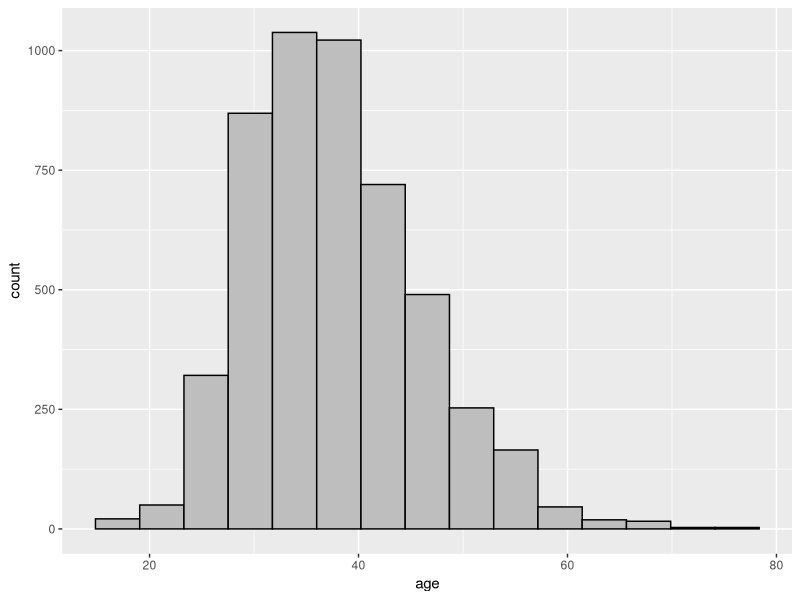
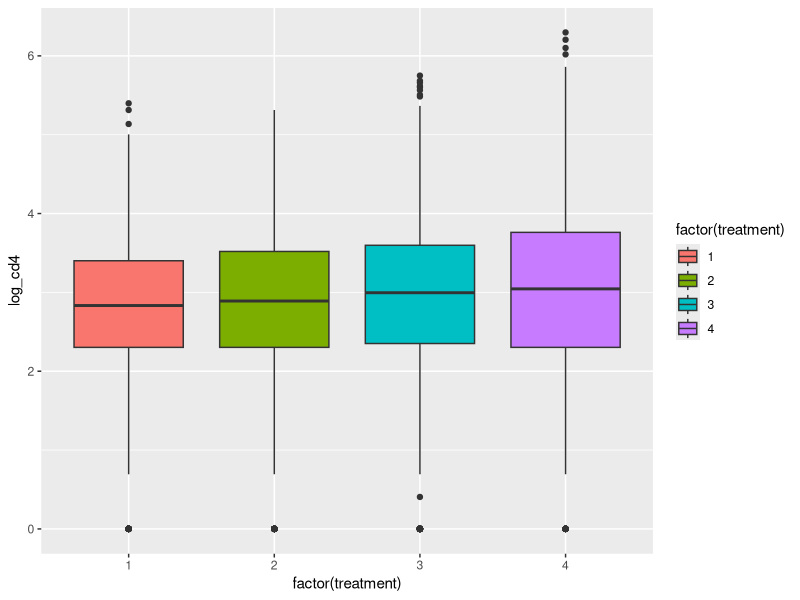
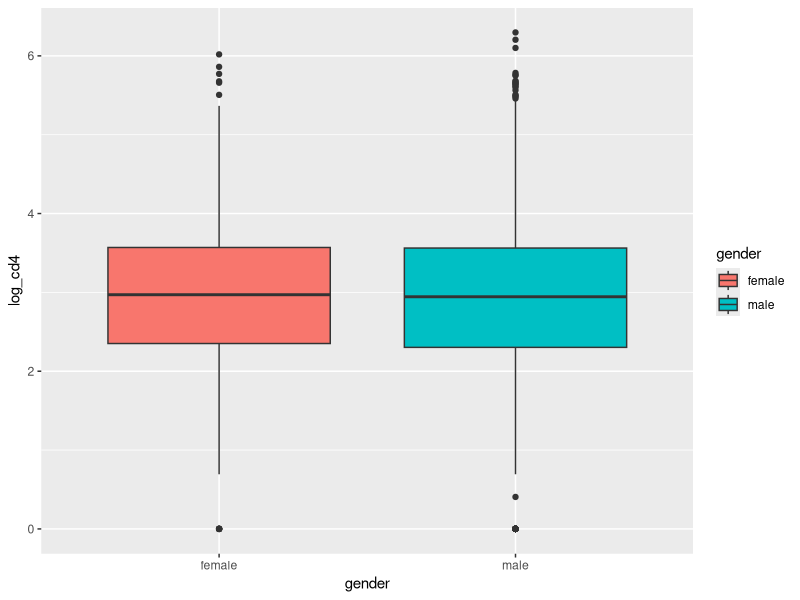
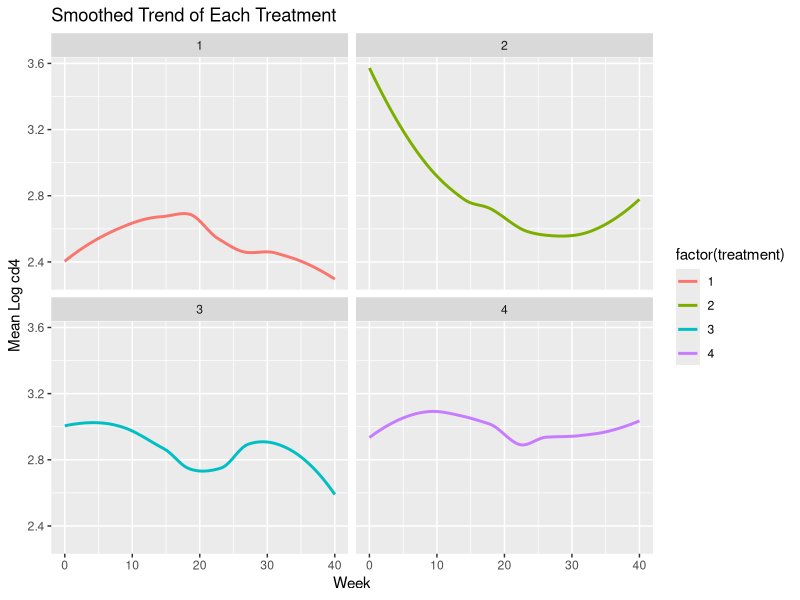
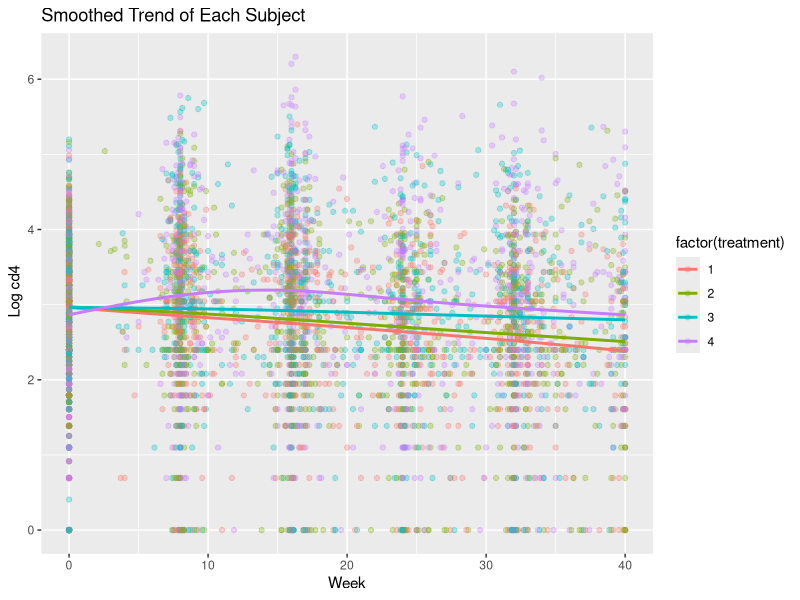
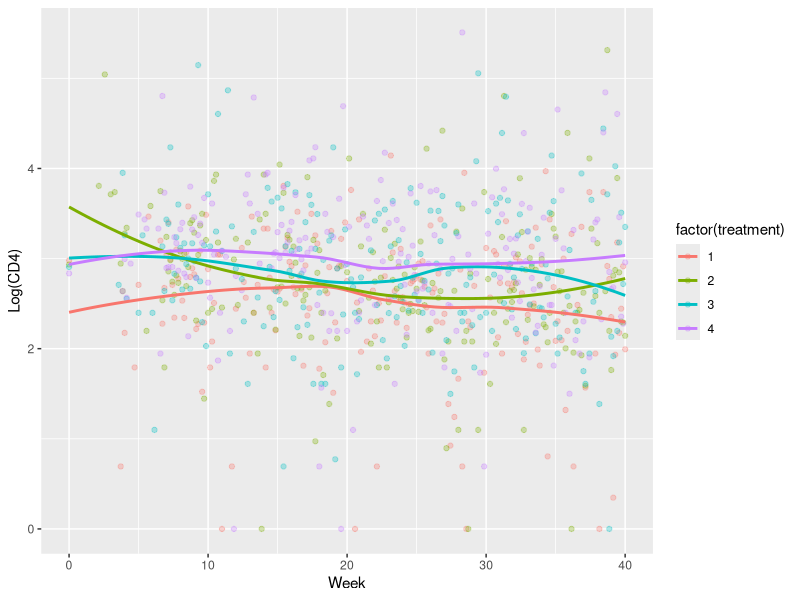
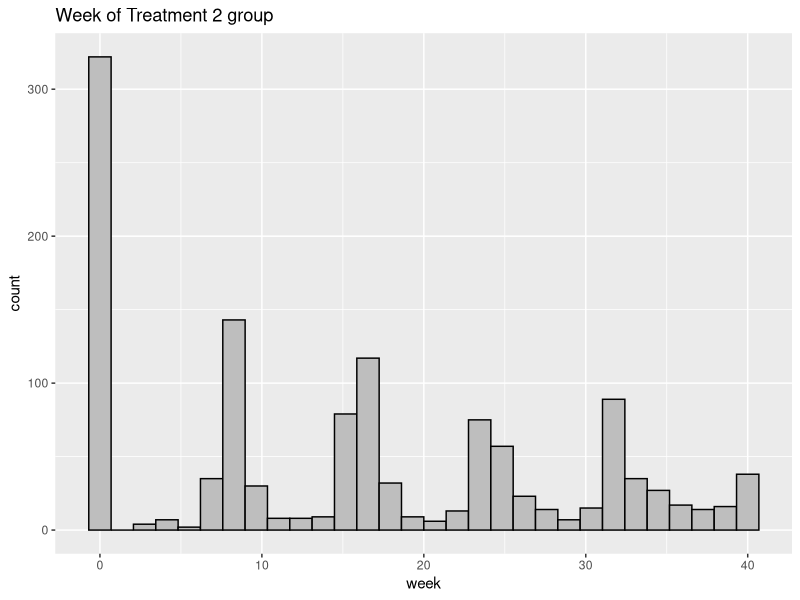
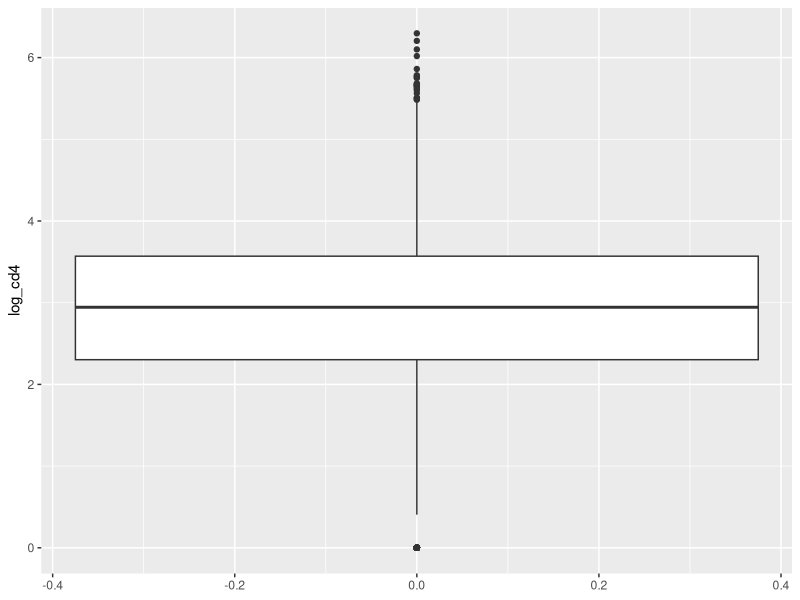

Reproduce these figures in R, in order.
## ---- chunk 1
library(tidyverse)
library(nlme)
library(mgcv)
aids = read.csv("aids.csv")

glimpse(aids)
## ---- chunk 2
subjects = unique(aids$id)
subjects = max(subjects)
## ---- chunk 3
summary(aids)

aids %>% 
  summarize(mean_log_cd4 = mean(log_cd4, na.rm = TRUE), 
            stdev_log_cd4 = sd(log_cd4, na.rm = TRUE))
aids %>% 
  group_by(treatment) %>% 
  summarize(mean_log_cd4 = mean(log_cd4, na.rm = TRUE), 
            stdev_log_cd4 = sd(log_cd4, na.rm = TRUE))
## ---- chunk 4
# Distribution of Age
aids %>% 
  ggplot(aes(x = age)) + 
  geom_histogram(bins = 15, color = "black", fill = "gray")
## ---- chunk 5
# Distribution of people in each treatment group
table(aids$treatment)
round(prop.table(table(aids$treatment)), 2)
## ---- chunk 6
#Boxplot based on treatment group
aids %>% 
  ggplot(aes(x = factor(treatment), y = log_cd4, 
             fill = factor(treatment))) +
  geom_boxplot()
## ---- chunk 7
#Boxplot based on gender
aids %>% 
  ggplot(aes(x = gender, y = log_cd4, fill = gender)) +
  geom_boxplot()
## ---- chunk 8
# Mean log_cd4 per week of each treatment 

aids %>% 
 group_by(treatment, week) %>% 
 summarize(mean_logcd4 = mean(log_cd4)) %>% 
 ggplot(aes(x = week, y = mean_logcd4,  color =  factor(treatment))) +  
 labs(title = "Smoothed Trend of Each Treatment",
      y = "Mean Log cd4", x = "Week") +
 geom_smooth(se = FALSE) +
  facet_wrap(~treatment)
## ---- chunk 9

# Trends pf each subject per week separated by treatment
aids %>% 
 ggplot(aes(x = week, y = log_cd4, color = factor(treatment)))+
 geom_point(alpha = 0.3) +
 geom_smooth(se = FALSE) +
 labs(title = "Smoothed Trend of Each Subject",
      y = " Log cd4", x = "Week")
## ---- chunk 10
aids %>% 
  group_by(treatment, week) %>% 
  summarize(mean_log_cd4 = mean(log_cd4, na.rm = TRUE)) %>% 
  ggplot(aes(x = week, y = mean_log_cd4, color = factor(treatment))) +
  geom_point(alpha = 0.3) +
  geom_smooth(method = "loess", se = FALSE) + 
  labs(x = "Week", y = "Log(CD4)")
## ---- chunk 11
aids %>%
  group_by(id) %>% 
  count() %>% 
  summary()
## ---- chunk 12
aids %>%
  group_by(treatment) %>% 
  distinct(id) %>% 
  count()
## ---- chunk 13
aids %>% 
  filter(treatment == 2) %>% 
  ggplot(aes(x = week)) +
  geom_histogram(color = "black", fill = "gray") +
  labs(title = "Week of Treatment 2 group")
## ---- chunk 14
aids %>% 
  ggplot(aes(y = log_cd4)) +
  geom_boxplot()
## ---- chunk 15
#outliers values
tibble(outliers = boxplot.stats(aids$log_cd4)$out )

#number of outliers 
observerd = tibble(r = boxplot.stats(aids$log_cd4)$out) %>% 
  nrow()

#expected number of outliers are
expected = nrow(aids) * .05
## ---- chunk 16

aids %>% 
  ggplot(aes(x = log_cd4)) +
   geom_histogram(bins = 15, color = "black", fill = "gray") +
   labs(title = "Histogram of Log_cd4")
  

## ---- chunk 17

# Standardized of log_cd4 with mean 0 and sd 1 
log_cd4 = aids$log_cd4

scaled = scale(log_cd4)
colMeans(scaled)
apply(scaled, 2, sd)

tibble(r = scaled) %>% 
  ggplot(aes(x = r)) +
  geom_histogram( color = "black", fill = "gray") +
  labs(title = "Standardized Histogram of Log_cd4")
